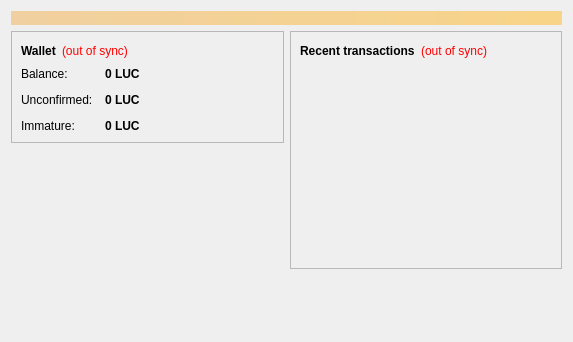
<?xml version="1.0" encoding="UTF-8"?>
<ui version="4.0">
 <class>OverviewPage</class>
 <widget class="QWidget" name="OverviewPage">
  <property name="geometry">
   <rect>
    <x>0</x>
    <y>0</y>
    <width>573</width>
    <height>342</height>
   </rect>
  </property>
  <property name="windowTitle">
   <string>Form</string>
  </property>
  <layout class="QVBoxLayout" name="topLayout">
   <item>
    <widget class="QLabel" name="labelAlerts">
     <property name="visible">
      <bool>false</bool>
     </property>
     <property name="styleSheet">
      <string notr="true">background-color: qlineargradient(x1: 0, y1: 0, x2: 1, y2: 0, stop:0 #F0D0A0, stop:1 #F8D488); color:#000000;</string>
     </property>
     <property name="wordWrap">
      <bool>true</bool>
     </property>
     <property name="margin">
      <number>3</number>
     </property>
    </widget>
   </item>
   <item>
    <layout class="QHBoxLayout" name="horizontalLayout" stretch="1,1">
     <item>
      <layout class="QVBoxLayout" name="verticalLayout_2">
       <item>
        <widget class="QFrame" name="frame">
         <property name="frameShape">
          <enum>QFrame::StyledPanel</enum>
         </property>
         <property name="frameShadow">
          <enum>QFrame::Raised</enum>
         </property>
         <layout class="QVBoxLayout" name="verticalLayout_4">
          <item>
           <layout class="QHBoxLayout" name="horizontalLayout_4">
            <item>
             <widget class="QLabel" name="label_5">
              <property name="font">
               <font>
                <weight>75</weight>
                <bold>true</bold>
               </font>
              </property>
              <property name="text">
               <string>Wallet</string>
              </property>
             </widget>
            </item>
            <item>
             <widget class="QLabel" name="labelWalletStatus">
              <property name="toolTip">
               <string>The displayed information may be out of date. Your wallet automatically synchronizes with the Lucoin network after a connection is established, but this process has not completed yet.</string>
              </property>
              <property name="styleSheet">
               <string notr="true">QLabel { color: red; }</string>
              </property>
              <property name="text">
               <string notr="true">(out of sync)</string>
              </property>
              <property name="alignment">
               <set>Qt::AlignLeading|Qt::AlignLeft|Qt::AlignVCenter</set>
              </property>
             </widget>
            </item>
            <item>
             <spacer name="horizontalSpacer_2">
              <property name="orientation">
               <enum>Qt::Horizontal</enum>
              </property>
              <property name="sizeHint" stdset="0">
               <size>
                <width>40</width>
                <height>20</height>
               </size>
              </property>
             </spacer>
            </item>
           </layout>
          </item>
          <item>
           <layout class="QFormLayout" name="formLayout_2">
            <property name="fieldGrowthPolicy">
             <enum>QFormLayout::AllNonFixedFieldsGrow</enum>
            </property>
            <property name="horizontalSpacing">
             <number>12</number>
            </property>
            <property name="verticalSpacing">
             <number>12</number>
            </property>
            <item row="0" column="0">
             <widget class="QLabel" name="label">
              <property name="text">
               <string>Balance:</string>
              </property>
             </widget>
            </item>
            <item row="0" column="1">
             <widget class="QLabel" name="labelBalance">
              <property name="font">
               <font>
                <weight>75</weight>
                <bold>true</bold>
               </font>
              </property>
              <property name="cursor">
               <cursorShape>IBeamCursor</cursorShape>
              </property>
              <property name="toolTip">
               <string>Your current balance</string>
              </property>
              <property name="text">
               <string notr="true">0 LUC</string>
              </property>
              <property name="textInteractionFlags">
               <set>Qt::LinksAccessibleByMouse|Qt::TextSelectableByKeyboard|Qt::TextSelectableByMouse</set>
              </property>
             </widget>
            </item>
            <item row="1" column="0">
             <widget class="QLabel" name="label_3">
              <property name="text">
               <string>Unconfirmed:</string>
              </property>
             </widget>
            </item>
            <item row="1" column="1">
             <widget class="QLabel" name="labelUnconfirmed">
              <property name="font">
               <font>
                <weight>75</weight>
                <bold>true</bold>
               </font>
              </property>
              <property name="cursor">
               <cursorShape>IBeamCursor</cursorShape>
              </property>
              <property name="toolTip">
               <string>Total of transactions that have yet to be confirmed, and do not yet count toward the current balance</string>
              </property>
              <property name="text">
               <string notr="true">0 LUC</string>
              </property>
              <property name="textInteractionFlags">
               <set>Qt::LinksAccessibleByMouse|Qt::TextSelectableByKeyboard|Qt::TextSelectableByMouse</set>
              </property>
             </widget>
            </item>
            <item row="2" column="0">
             <widget class="QLabel" name="labelImmatureText">
              <property name="text">
               <string>Immature:</string>
              </property>
             </widget>
            </item>
            <item row="2" column="1">
             <widget class="QLabel" name="labelImmature">
              <property name="font">
               <font>
                <weight>75</weight>
                <bold>true</bold>
               </font>
              </property>
              <property name="toolTip">
               <string>Mined balance that has not yet matured</string>
              </property>
              <property name="text">
               <string notr="true">0 LUC</string>
              </property>
              <property name="textInteractionFlags">
               <set>Qt::LinksAccessibleByMouse|Qt::TextSelectableByKeyboard|Qt::TextSelectableByMouse</set>
              </property>
             </widget>
            </item>
           </layout>
          </item>
         </layout>
        </widget>
       </item>
       <item>
        <spacer name="verticalSpacer">
         <property name="orientation">
          <enum>Qt::Vertical</enum>
         </property>
         <property name="sizeHint" stdset="0">
          <size>
           <width>20</width>
           <height>40</height>
          </size>
         </property>
        </spacer>
       </item>
      </layout>
     </item>
     <item>
      <layout class="QVBoxLayout" name="verticalLayout_3">
       <item>
        <widget class="QFrame" name="frame_2">
         <property name="frameShape">
          <enum>QFrame::StyledPanel</enum>
         </property>
         <property name="frameShadow">
          <enum>QFrame::Raised</enum>
         </property>
         <layout class="QVBoxLayout" name="verticalLayout">
          <item>
           <layout class="QHBoxLayout" name="horizontalLayout_2">
            <item>
             <widget class="QLabel" name="label_4">
              <property name="text">
               <string>&lt;b&gt;Recent transactions&lt;/b&gt;</string>
              </property>
             </widget>
            </item>
            <item>
             <widget class="QLabel" name="labelTransactionsStatus">
              <property name="toolTip">
               <string>The displayed information may be out of date. Your wallet automatically synchronizes with the Lucoin network after a connection is established, but this process has not completed yet.</string>
              </property>
              <property name="styleSheet">
               <string notr="true">QLabel { color: red; }</string>
              </property>
              <property name="text">
               <string notr="true">(out of sync)</string>
              </property>
              <property name="alignment">
               <set>Qt::AlignRight|Qt::AlignTrailing|Qt::AlignVCenter</set>
              </property>
             </widget>
            </item>
            <item>
             <spacer name="horizontalSpacer">
              <property name="orientation">
               <enum>Qt::Horizontal</enum>
              </property>
              <property name="sizeHint" stdset="0">
               <size>
                <width>40</width>
                <height>20</height>
               </size>
              </property>
             </spacer>
            </item>
           </layout>
          </item>
          <item>
           <widget class="QListView" name="listTransactions">
            <property name="styleSheet">
             <string notr="true">QListView { background: transparent; }</string>
            </property>
            <property name="frameShape">
             <enum>QFrame::NoFrame</enum>
            </property>
            <property name="verticalScrollBarPolicy">
             <enum>Qt::ScrollBarAlwaysOff</enum>
            </property>
            <property name="horizontalScrollBarPolicy">
             <enum>Qt::ScrollBarAlwaysOff</enum>
            </property>
            <property name="selectionMode">
             <enum>QAbstractItemView::NoSelection</enum>
            </property>
           </widget>
          </item>
         </layout>
        </widget>
       </item>
       <item>
        <spacer name="verticalSpacer_2">
         <property name="orientation">
          <enum>Qt::Vertical</enum>
         </property>
         <property name="sizeHint" stdset="0">
          <size>
           <width>20</width>
           <height>40</height>
          </size>
         </property>
        </spacer>
       </item>
      </layout>
     </item>
    </layout>
   </item>
  </layout>
 </widget>
 <resources/>
 <connections/>
</ui>
